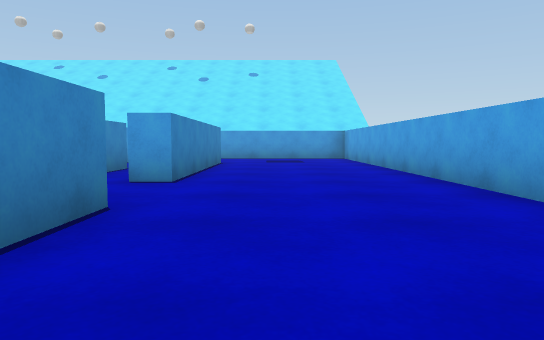
[1] (above)

17 first-person views from a walk through a scene from a Unity 3-D project. The camera is 0.55 m above the floor, tilts 4° down and sees 70° across. The floor is counted in squares, 1 m on a side. Each view is taken from the middle of a square. On the plan, view 1 faces up. The plan holds only what a view shows up to about 10 squares ahead; the rest is blank. The place goes on beyond the plan. The player character is not drawn. Surface patterns are stand-ins for the level's own textures.

[2]
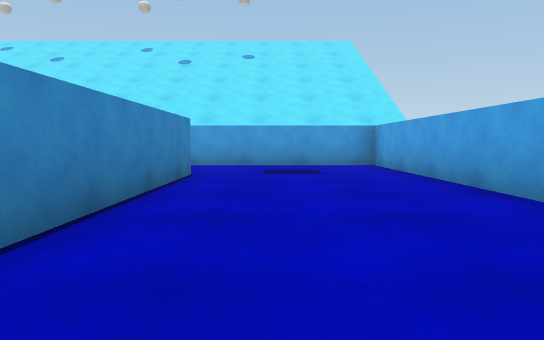

[3]
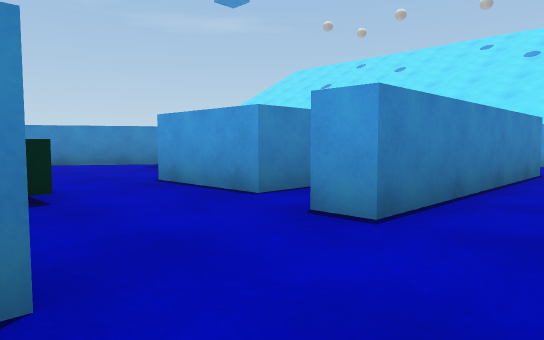

[4]
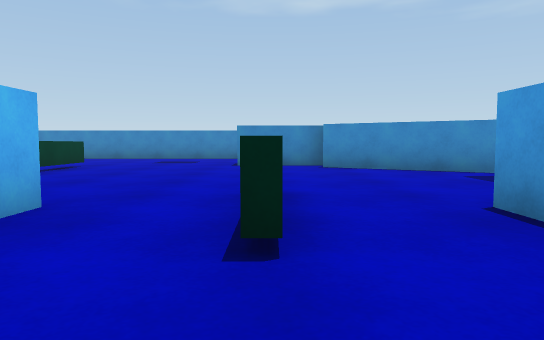

[5]
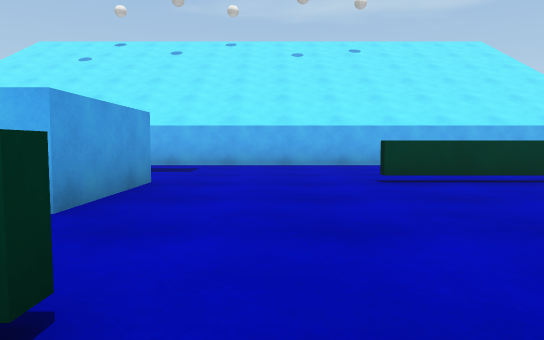

[6]
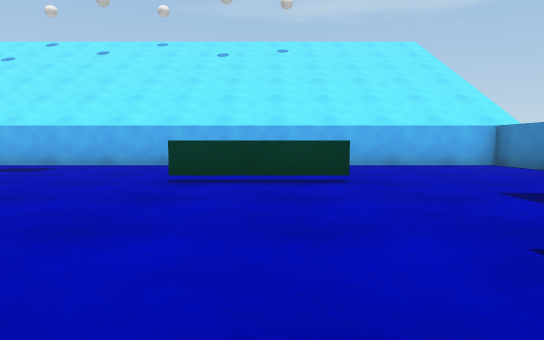

[7]
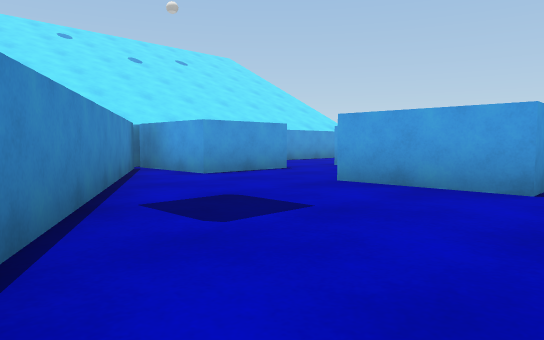

[8]
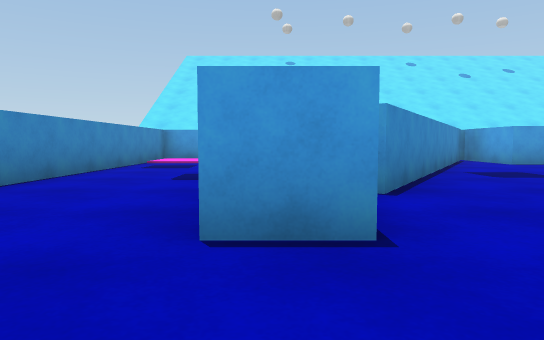

[9]
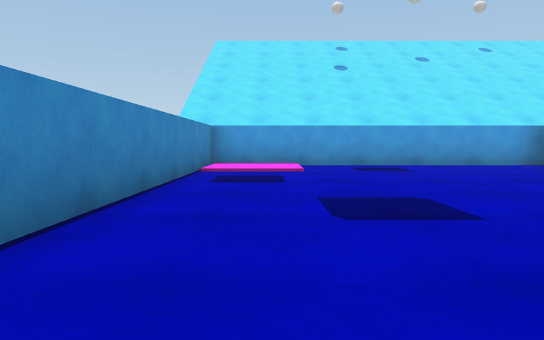

[10]
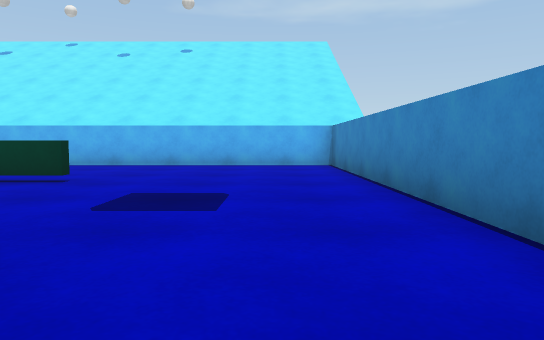

[11]
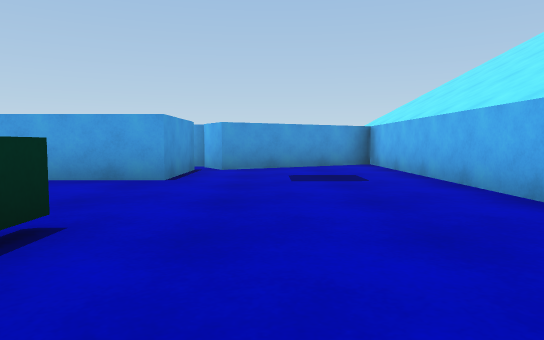

[12]
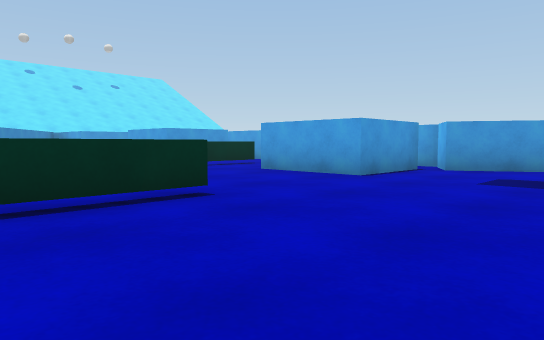

[13]
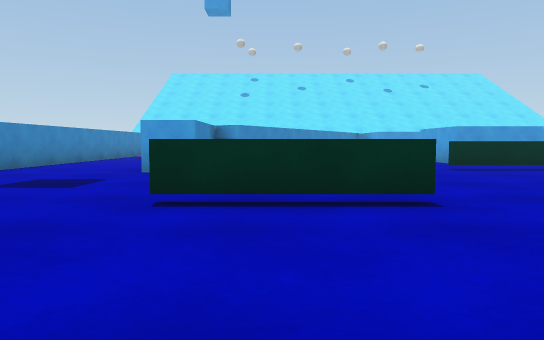

[14]
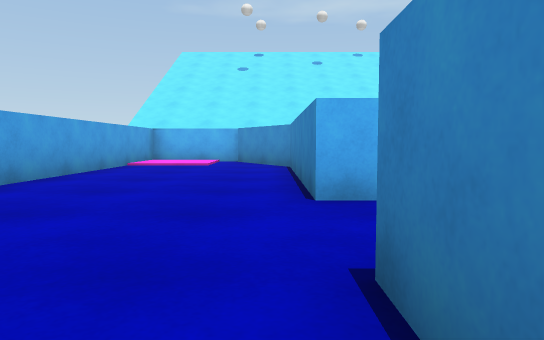

[15]
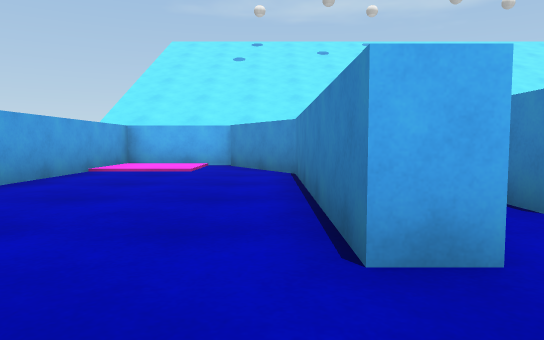

[16]
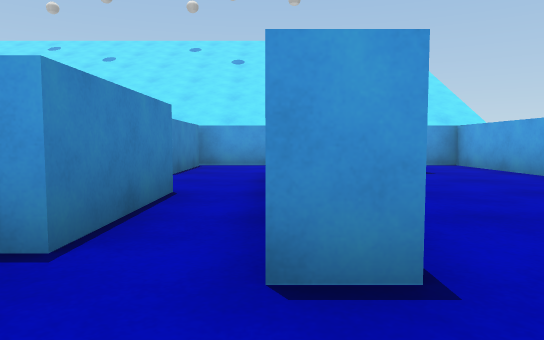

[17]
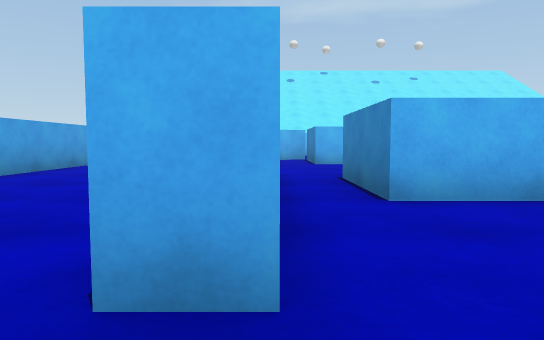

### Floor plan
Key: @ floor where view 1 was taken; # wall or solid block; . main floor; : floor 0.05 m higher than the main floor; O other object.
Columns run from 16 left of view 1 to 3 right of it. Each row starts with its distance up from view 1.
 14 ####################
 13 #::......#O O......#
 12 #::.....##O O......#
 11 #.......#.OOO......#
 10 #......##.....#....#
  9 #..... #......#....#
  8 #.....##...OOO#....#
  7 #.... #....O O#....#
  6 #....##....OOO#....#
  5 #...O#.............#
  4 #...O.....###......#
  3 #...O.........#....#
  2 #..........OOO#....#
  1 #..........O  #....#
  0 #..........OOO#.@..#
 -1 #....###.....##....#
 -2 #.............#....#
 -3 #.............##.::#
 -4 #..............##::#
 -5 ####################

Where each view was taken, in squares from view 1:
view 1: 0 up, 0 right, facing up
view 2: 4 up, 0 right, facing up
view 3: 3 up, 0 right, facing up-left
view 4: 4 up, 2 left, facing left
view 5: 5 up, 7 left, facing down
view 6: 5 up, 10 left, facing down
view 7: 5 up, 10 left, facing up-right
view 8: 1 up, 12 left, facing up
view 9: 4 up, 14 left, facing up
view 10: 5 up, 14 left, facing down
view 11: 2 down, 11 left, facing right
view 12: 4 down, 11 left, facing up-right
view 13: 4 down, 10 left, facing up
view 14: 7 up, 1 left, facing down
view 15: 5 up, 1 left, facing down
view 16: 4 up, 2 left, facing up
view 17: 12 up, 2 left, facing down
